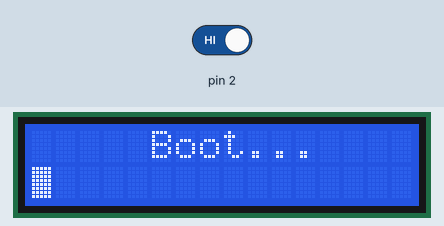
This sketch was run on a simulated Arduino Uno, built with avr-gcc and run on an emulated ATmega328P. Shown: 16×2 character LCD. The inputs (shaded band) are chosen by the test bench; at power-on: pin 2 HIGH.

Above: at 0.1 s.
At 5.2 s:
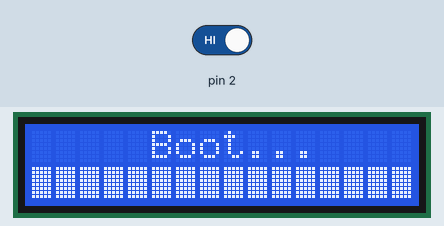
5.3 s: pin 2 driven LOW
At 15.8 s:
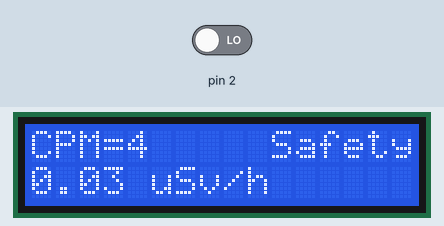
Timing chart, 0 to 17.3 s (numbered marks = the images above; inputs shaded):
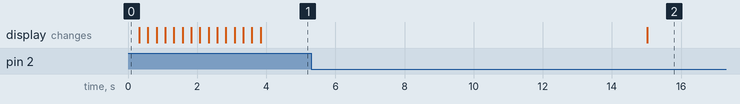

The sketch:

Geiger_Counter_Code.ino
```cpp
#include <Wire.h>

#include <LiquidCrystal_I2C.h> //从库管理器添加1602I2C库

#include <SPI.h>

#define LOG_PERIOD 15000
#define MAX_PERIOD 60000


unsigned long counts;     // GM 变量

unsigned long cpm;        // CPM 变量

unsigned int multiplier;  //设置换算变量

unsigned long previousMillis;  //测量时间

float usv;


LiquidCrystal_I2C lcd(0x27, 16, 2); //设置LCD地址为 0x27 （1602显示器）


void tube_impulse() {      //自加

  counts++;

}


void setup()

{

  counts = 0;

  cpm = 0;    //计数

  multiplier = MAX_PERIOD / LOG_PERIOD;      //计算乘数，取决于周期

  //Serial.begin(9600);

  attachInterrupt(0, tube_impulse, FALLING); //中断为下降沿触发


  //////////////////

  lcd.init();


  // 输出数据到屏幕

  lcd.backlight();

  lcd.setCursor(5, 0);

  lcd.print("Boot...");  //写一个开机boot加载的画面，提供一个盖革管启动的时间。

   lcd.setCursor(0, 1);

  for(int i=0;i<16;i++)

  {

  lcd.write(0xff);

  delay(250);

  }

}


void loop()

{

  unsigned long currentMillis = millis();

  if (currentMillis - previousMillis > LOG_PERIOD) {

    previousMillis = currentMillis;

    cpm = counts * multiplier;//得出技术次数

    usv = float(cpm) / 151;//带入公式计算出辐射强度

    lcd.clear();

    lcd.print("CPM=");

    lcd.print(cpm);//输出cpm值

    lcd.setCursor(0, 1);//第二行

    lcd.print(usv);

    lcd.print(" uSv/h");//输出强度值

    counts = 0;//复位

    if (usv >= 10)

    {

      lcd.setCursor(9, 0);

      lcd.print("Danger!");//如果辐射大于10则显示危险

      delay(0.1);

    }

    else if (usv < 10 && usv >= 0.52)

      {

        lcd.setCursor(10, 0);

        lcd.print("Unsafe");//在0.52-10这个范围显示不安全

        delay(0.1);

      }

      else if (usv < 0.52)

        {

          lcd.setCursor(10, 0);

          lcd.print("Safety");//在这个值以下显示安全

          delay(0.1);

        }

      }


}
```

Measured:
- after the input at 5.3 s, the display: changes after 9.7 s (image 2)
